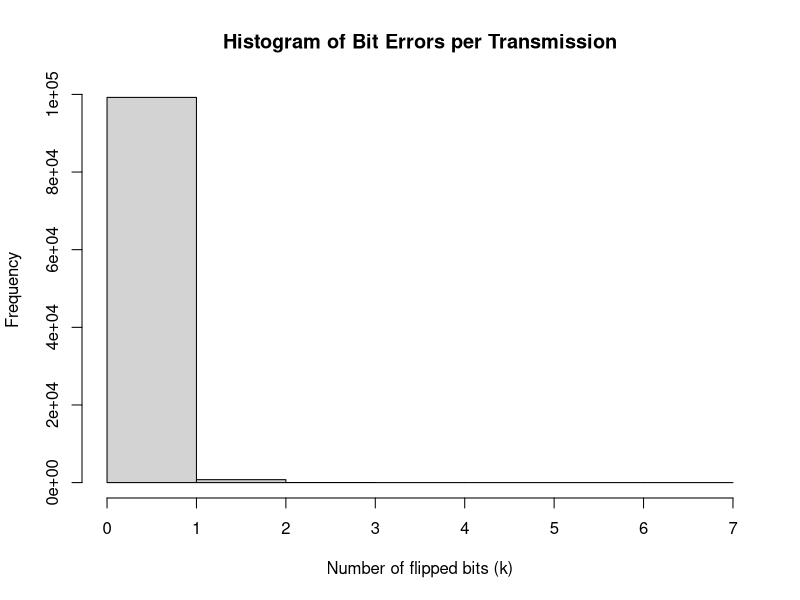
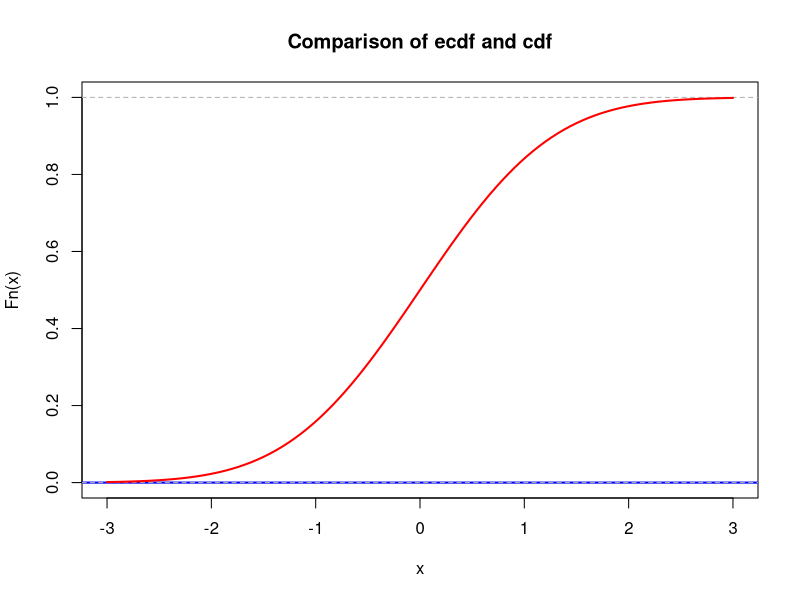
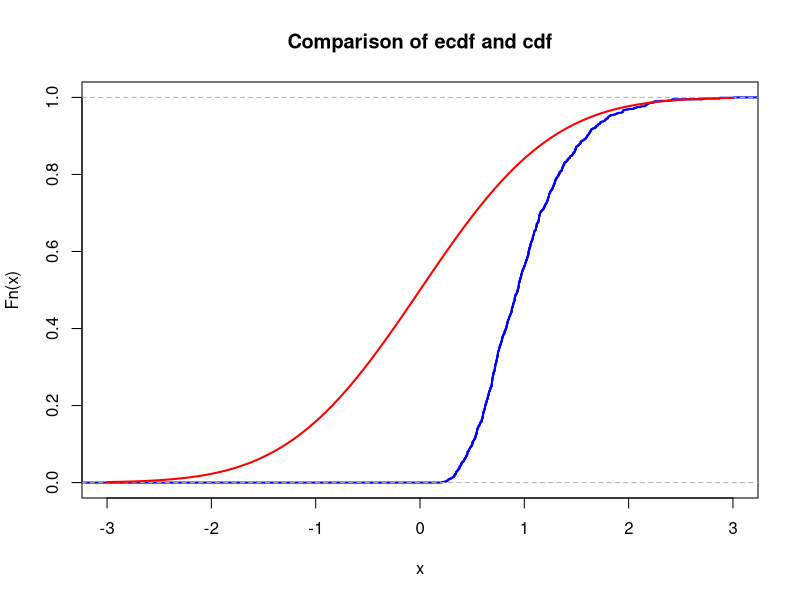

Here is the R script that generated these plots, in order:
## ---- chunk 1

id <- 2

set.seed(id)
p <- id/100

G <- matrix(c(1, 1, 1, 0, 0, 0, 0,
		1, 0, 0, 1, 1, 0, 0,
		0, 1, 0, 1, 0, 1, 0,
		1, 1, 0, 1, 0, 0, 1), nrow = 4, byrow = TRUE)
H <- t(matrix(c(1, 0, 1, 0, 1, 0, 1,
		0, 1, 1, 0, 0, 1, 1,
		0, 0, 0, 1, 1, 1, 1), nrow = 3, byrow = TRUE))
## ---- chunk 2
cat("The matrix G is: \n") 
G  
cat("The matrix H is: \n") 
H
cat("The product GH must be zero: \n")
(G%*%H) %%2
## ---- chunk 3
N <- 100000

message_generator <- function(N) {
  matrix(sample(c(0,1), 4*N, replace = TRUE), nrow = N)
}  
messages <- message_generator(100000)
codewords <- (messages %*% G) %% 2

errors <- matrix(rbinom(N*7, 1, 0.02), nrow=N)
received <- (codewords + errors) %% 2;
## ---- chunk 4
cat("Messages generated are : \n")
head(messages)
cat("\n")
cat("Encoded messages are: \n")
head(codewords)
cat("\n")
cat("Received messages are: \n")
head(received)
cat("\n")
cat("Mean of errors is : ")
mean(errors)
## ---- chunk 5
syndrome <- (received %*% H) %% 2
syndrome_index <- syndrome[,1] + 2*syndrome[,2] + 4*syndrome[,3]

corrected <- received
for (i in 1:N) {
  if (syndrome_index[i] != 0)
    corrected[i, syndrome_index[i]] <- (corrected[i, syndrome_index[i]] + 1) %% 2
}
## ---- chunk 6
cat("Failed bits are: \n")
table(syndrome_index)
## ---- chunk 7
decoded <- corrected[, c(3,5,6,7)]
success <- rowSums(decoded == messages) == 4
p_hat   <- mean(success)
## ---- chunk 8
cat("Proportion of correctly decoded messages: ")
p_hat
## ---- chunk 9
se  <- sqrt(p_hat*(1 - p_hat)/N)
eps <- 1.96 * se
ci  <- c(p_hat - eps, p_hat + eps)
N_required <- p_hat*(1 - p_hat)*(1.96/0.03)^2
## ---- chunk 10
cat("Required N for precision ε = 0.03: ")
N_required
## ---- chunk 11
bit_errors <- rowSums(errors)
hist(bit_errors, breaks=0:7,
     main="Histogram of Bit Errors per Transmission",
     xlab="Number of flipped bits (k)", ylab="Frequency")
mean(bit_errors); var(bit_errors)
## ---- chunk 12
lambda <- 1  # change this!
N <- 100     # change this!
mu <- N * lambda
K <- 1e3
n <- 5
sample_means <- colMeans(matrix(rpois(n*K, lambda = mu), nrow=n))
## ---- chunk 13
mu <- 0       # change this!
sigma <- 1    # change this!
## ---- chunk 14
xlims <- c(mu-3*sigma,mu+3*sigma)
Fs <- ecdf(sample_means)
plot(Fs, 
     xlim = xlims, 
     ylim = c(0,1),
     col = "blue",
     lwd = 2,
     main = "Comparison of ecdf and cdf")
curve(pnorm(x, mean = mu, sd = sigma), col = "red", lwd = 2, add = TRUE)
## ---- chunk 15
nu1 <- 1  # change this!
K <- 1e3
n <- 5
sample_means <- colMeans(matrix(rexp(n*K, rate = nu1), nrow=n))
## ---- chunk 16
mu <- 0       # change this!
sigma <- 1    # change this!
## ---- chunk 17
xlims <- c(mu-3*sigma,mu+3*sigma)
Fs <- ecdf(sample_means)
plot(Fs, 
     xlim = xlims, 
     col = "blue",
     lwd = 2,
     main = "Comparison of ecdf and cdf")
curve(pnorm(x, mean = mu, sd = sigma), col = "red", lwd = 2, add = TRUE)
## ---- chunk 18
        mu <- 0 #change this!
        sigma <- 1 #change this
        N <- 100

        # YOUR CODE HERE
## ---- chunk 19
        # YOUR CODE HERE
## ---- chunk 20
        # YOUR CODE HERE
## ---- chunk 21
        # YOUR CODE HERE
